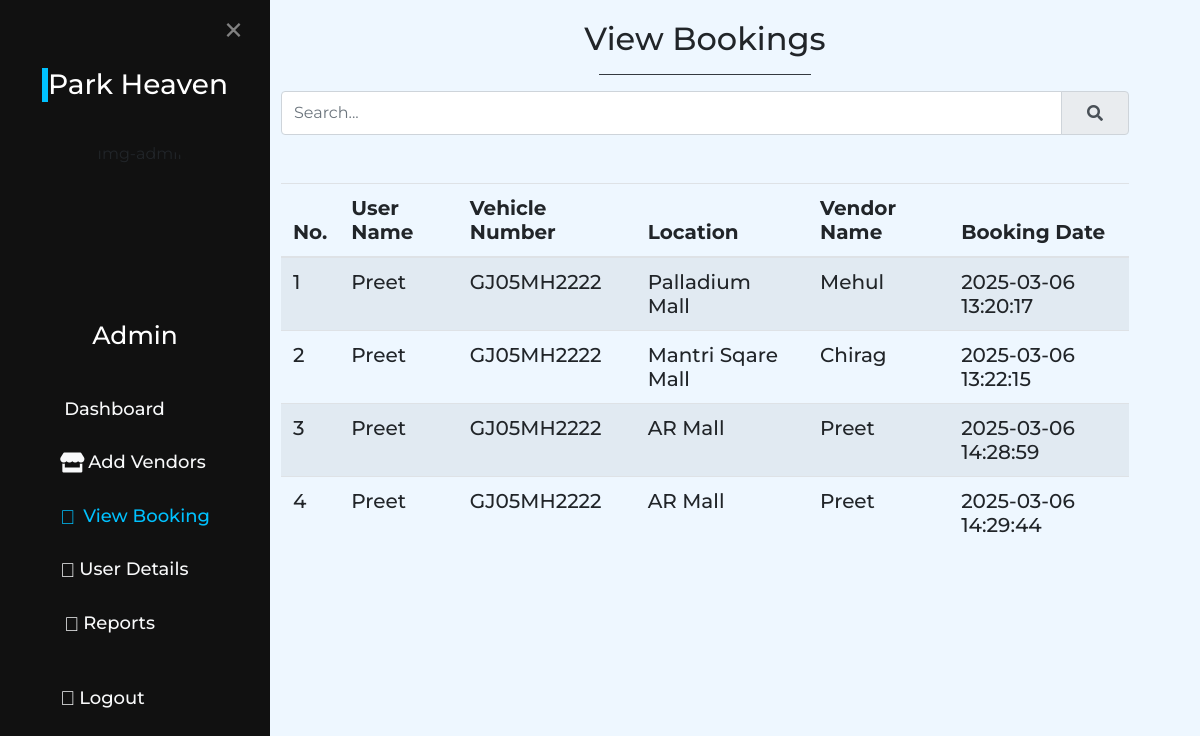
The page /Viewbooking.php (signed in) on the database its author committed.
### tables this page shows
CREATE TABLE `bookings` (
  `id` int(11) NOT NULL,
  `slot_id` int(11) NOT NULL,
  `seat_number` int(11) DEFAULT NULL,
  `user_name` varchar(100) NOT NULL,
  `booking_time` timestamp NOT NULL DEFAULT current_timestamp(),
  `vehicle_no` varchar(255) DEFAULT NULL,
  `amount_paid` decimal(10,2) DEFAULT NULL,
  `payment_id` varchar(255) NOT NULL,
  `end_time` datetime DEFAULT NULL,
  `city` varchar(100) NOT NULL,
  `area` varchar(100) NOT NULL,
  `location` varchar(255) NOT NULL
);

CREATE TABLE `slots` (
  `id` int(11) NOT NULL,
  `city` varchar(50) DEFAULT NULL,
  `area` varchar(50) DEFAULT NULL,
  `location` varchar(255) DEFAULT NULL,
  `price` decimal(10,2) NOT NULL,
  `total_slots` int(11) DEFAULT 10,
  `available_slots` int(11) DEFAULT 10
);

CREATE TABLE `vendors` (
  `id` int(11) NOT NULL,
  `name` varchar(255) NOT NULL,
  `email` varchar(255) NOT NULL,
  `password` varchar(255) NOT NULL,
  `phone` varchar(20) DEFAULT NULL,
  `city` varchar(100) NOT NULL,
  `area` varchar(100) NOT NULL,
  `location` varchar(255) NOT NULL
);

### Viewbooking.php (the view, shortened to what this page needs)
<?php
include 'Connection.php';
$sql = 'SELECT b.user_name, s.location, b.booking_time, b.vehicle_no, b.amount_paid, v.name AS vendor_name
        FROM bookings b
        JOIN slots s ON b.slot_id = s.id
        JOIN vendors v ON s.id = v.id
        ORDER BY b.booking_time';
$result = mysqli_query($conn, $sql);
mysqli_data_seek($result, 0);
?>
<!DOCTYPE html>
<html lang='en'>
<head>
    <link rel='stylesheet' href='./Styles.css'>
    <link rel='stylesheet' href='./bootstrap.min.css'>
</head>
<body class='bg-content'>
    <div class='sidebar'>
        <?php include './Includes/sidebar.php'; ?>
    </div>
    <div class='main-content'>
        <div class='container mt-1 col-11'>
            <h2 class='text-center'>View Bookings</h2>
            <hr class='w-25 mx-auto border-dark'>
            <div class="row mb-4">
                <div class="col-12">
                    <div class="input-group">
                        <input type="text" id="searchInput" class="form-control" placeholder="Search...">
                        <div class="input-group-append">
                            <span class="input-group-text">
                                <i class="fas fa-search btn"></i>
                            </span>
                        </div>
                    </div>
                </div>
            </div>
            <div id="searchResults">
                <table class='table table-striped h5 mt-5'>
                    <thead>
                        <tr>
                            <th>No.</th>
                            <th>User Name</th>
                            <th>Vehicle Number</th>
                            <th>Location</th>
                            <th>Vendor Name</th>
                            <th>Booking Date</th>
                        </tr>
                    </thead>
                    <tbody>
                        <?php $i = 1;
                        while ($row = mysqli_fetch_assoc($result)) { ?>
                            <tr>
                                <td><?php echo $i++; ?></td>
                                <td><?php echo htmlspecialchars($row['user_name']); ?></td>
                                <td><?php echo htmlspecialchars($row['vehicle_no']); ?></td>
                                <td><?php echo htmlspecialchars($row['location']); ?></td>
                                <td><?php echo htmlspecialchars($row['vendor_name']); ?></td>
                                <td><?php echo htmlspecialchars($row['booking_time']); ?></td>
                            </tr>
                        <?php } ?>
                    </tbody>
                </table>
            </div>
        </div>
    </div>
</body>
</html>

### Styles.css (style rules this page uses)
* { margin: 0; padding: 0; font-family: 'Montserrat', sans-serif; font-style: normal; scroll-behavior: smooth; }
.form-control { border-radius: 30px; padding: 0.75rem 1.25rem; font-size: 1rem; position: relative; }
.bg-content { background-color: #eef7ff; }

### Viewbooking.php (style rules this page uses)
.sidebar { height: 100vh; padding: 20px; position: fixed; top: 0; left: 0; }

### Includes/sidebar.php (style rules this page uses)
.main-content { margin-left: 300px; padding: 16px; transition: margin-left 0.5s; }
@media screen and (min-width: 400px) { .main-content { margin-left: 200px; } }

### rows shown on the page
bookings: user_name "Preet", vehicle_no "GJ05MH2222", slot.location "Palladium Mall", vendors.name "Mehul", booking_time "2025-03-06 13:20:17"
bookings: user_name "Preet", vehicle_no "GJ05MH2222", slot.location "Mantri Sqare Mall", vendors.name "Chirag", booking_time "2025-03-06 13:22:15"
bookings: user_name "Preet", vehicle_no "GJ05MH2222", slot.location "AR Mall", vendors.name "Preet", booking_time "2025-03-06 14:28:59"
bookings: user_name "Preet", vehicle_no "GJ05MH2222", slot.location "AR Mall", vendors.name "Preet", booking_time "2025-03-06 14:29:44"
